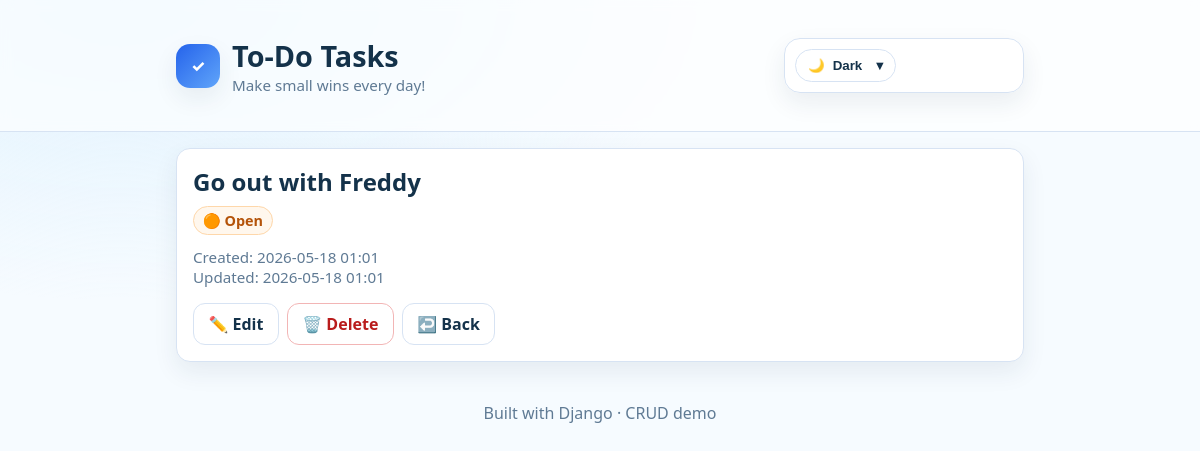
The app's page /2/, older data.
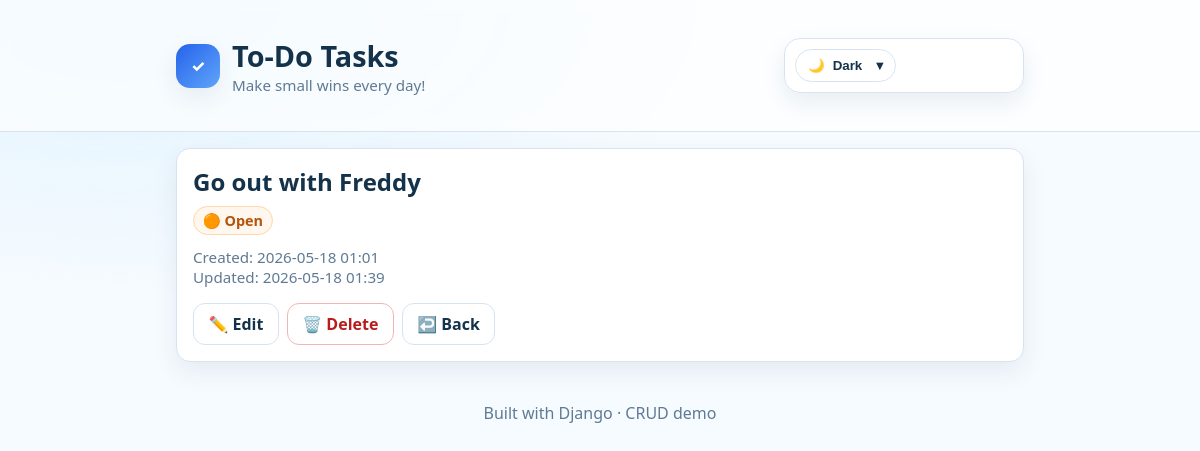
The same page, newer data.
### tasks/models.py (models this page shows, shortened)
class Task(models.Model):
    title = models.CharField(max_length=200, unique=True)
    completed = models.BooleanField(default=False)
    created_at = models.DateTimeField(auto_now_add=True)
    updated_at = models.DateTimeField(auto_now=True)
    class Meta:
        ordering = ["-created_at"]

### tasks/views.py (the view)
# urls.py: path("<int:pk>/", views.task_detail, name="task_detail"),
def task_detail(request, pk: int):
    task = get_object_or_404(Task, pk=pk)
    return render(request, "tasks/task_detail.html", {"task": task})

### tasks/templates/tasks/task_detail.html (shortened to what this page needs)
{% extends 'tasks/base.html' %}
{% block content %}
  <div class="card">
    <h2 style="margin:0 0 0.5rem 0;">{{ task.title }}</h2>
    <div style="margin: 0.5rem 0;">
      {% if task.completed %}
        <span class="badge badge-success">✅ Completed</span>
      {% else %}
        <span class="badge badge-warning">🟠 Open</span>
      {% endif %}
    </div>
    <div style="margin-top: 0.75rem;">
      <div class="tiny">Created: {{ task.created_at|date:"Y-m-d H:i" }}</div>
      <div class="tiny">Updated: {{ task.updated_at|date:"Y-m-d H:i" }}</div>
    </div>
    <div style="height: 1rem;"></div>
    <div class="actions">
      <a class="btn" href="{% url 'tasks:task_update' task.pk %}">✏️ Edit</a>
      <a class="btn btn-danger" href="{% url 'tasks:task_delete' task.pk %}">🗑️ Delete</a>
      <a class="btn" href="{% url 'tasks:task_list' %}">↩️ Back</a>
    </div>
  </div>
{% endblock %}

Row changes from the older to the newer data that the page shows:
changed Task "Go out with Freddy": updated_at "2026-05-18 01:01" → "2026-05-18 01:39"
